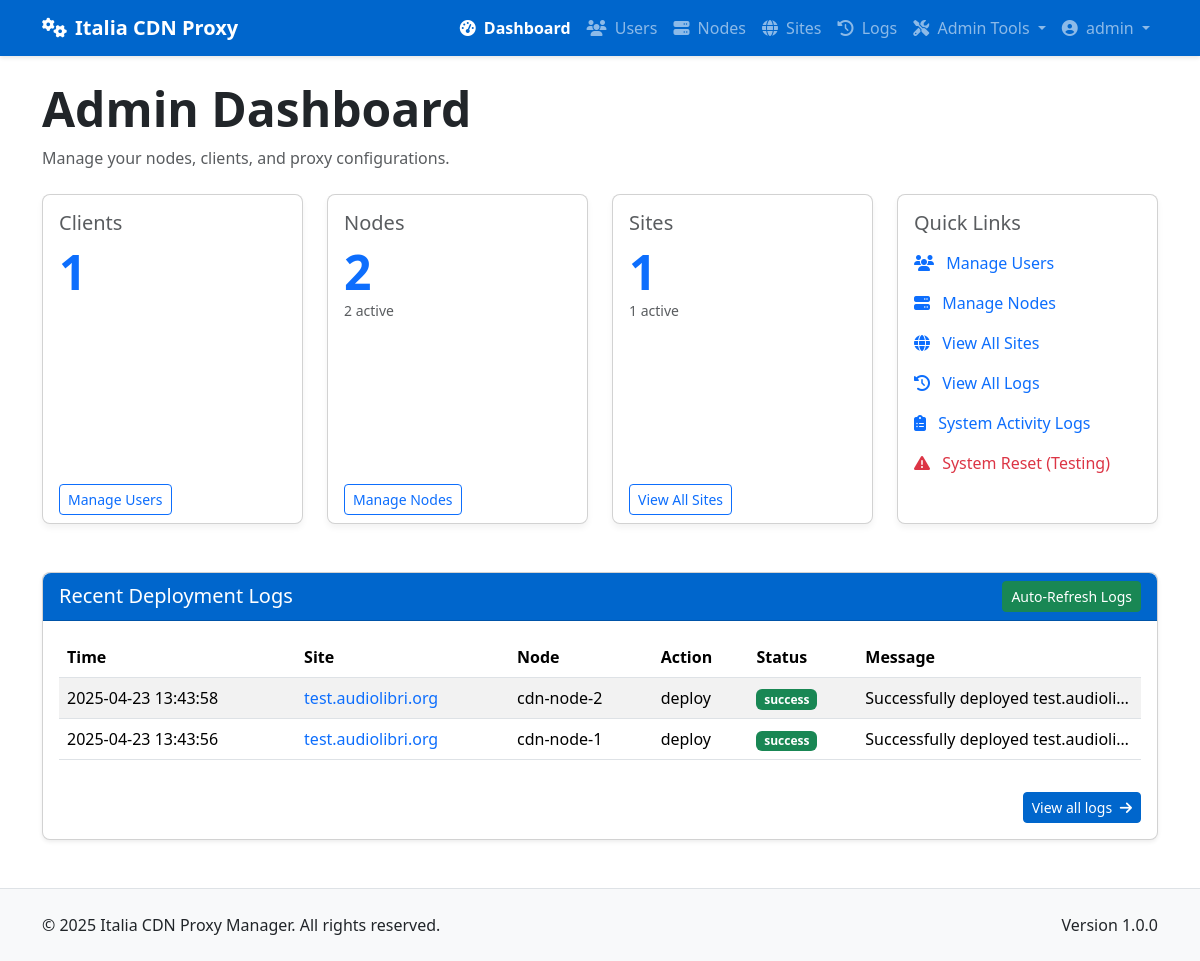
The app's page /admin/dashboard (signed in), older data.
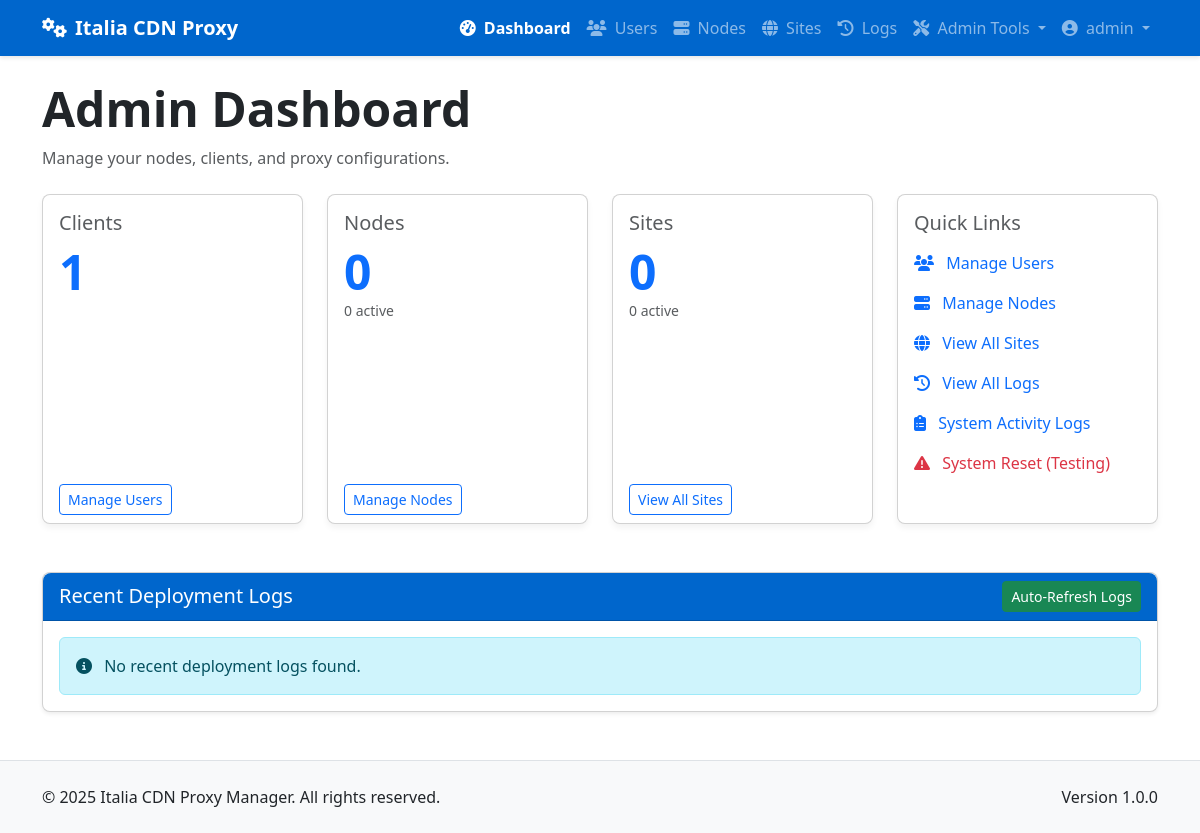
The same page, newer data.
### app/models/models.py (models this page shows, shortened)
class DeploymentLog(db.Model):
    __tablename__ = 'deployment_logs'
    id = db.Column(db.Integer, primary_key=True)
    site_id = db.Column(db.Integer, db.ForeignKey('sites.id'), nullable=False)
    node_id = db.Column(db.Integer, db.ForeignKey('nodes.id'), nullable=False)
    action = db.Column(db.String(64), nullable=False)  # deploy, update, remove, ssl_renew
    status = db.Column(db.String(20), nullable=False)  # success, error
    message = db.Column(db.Text, nullable=True)
    created_at = db.Column(db.DateTime, default=datetime.utcnow)
    site = db.relationship('Site', backref=db.backref('deployment_logs', lazy='dynamic'))
    node = db.relationship('Node', backref=db.backref('deployment_logs', lazy='dynamic'))

class Site(db.Model):
    __tablename__ = 'sites'
    id = db.Column(db.Integer, primary_key=True)
    name = db.Column(db.String(64), nullable=False)
    domain = db.Column(db.String(255), unique=True, nullable=False)
    protocol = db.Column(db.String(10), nullable=False, default='https')  # http or https
    origin_address = db.Column(db.String(255), nullable=False)  # Backend server address
    origin_port = db.Column(db.Integer, nullable=False)
    user_id = db.Column(db.Integer, db.ForeignKey('users.id'), nullable=False)
    is_active = db.Column(db.Boolean, default=True)
    is_blocked = db.Column(db.Boolean, default=False)
    use_waf = db.Column(db.Boolean, default=False)
    force_https = db.Column(db.Boolean, default=True)  # New column to force HTTP to HTTPS redirect
    created_at = db.Column(db.DateTime, default=datetime.utcnow)
    updated_at = db.Column(db.DateTime, default=datetime.utcnow, onupdate=datetime.utcnow)
    custom_config = db.Column(db.Text, nullable=True)  # Additional Nginx configuration
    site_nodes = db.relationship('SiteNode', backref='site', lazy='dynamic')
    ssl_certificates = db.relationship('SSLCertificate', backref='site', lazy='dynamic')

class Node(db.Model):
    __tablename__ = 'nodes'
    id = db.Column(db.Integer, primary_key=True)
    name = db.Column(db.String(64), unique=True, nullable=False)
    ip_address = db.Column(db.String(45), nullable=False)  # IPv4 or IPv6
    ssh_port = db.Column(db.Integer, default=22)
    ssh_user = db.Column(db.String(64), nullable=False)
    ssh_key_path = db.Column(db.String(256), nullable=True)  # Path to SSH key file
    ssh_password = db.Column(db.String(256), nullable=True)  # Encrypted password (if using password auth)
    is_active = db.Column(db.Boolean, default=True)
    is_discovered = db.Column(db.Boolean, default=False)  # Whether this node was discovered from YAML
    created_at = db.Column(db.DateTime, default=datetime.utcnow)
    updated_at = db.Column(db.DateTime, default=datetime.utcnow, onupdate=datetime.utcnow)
    nginx_config_path = db.Column(db.String(256), default='/etc/nginx/conf.d')
    nginx_reload_command = db.Column(db.String(256), default='sudo systemctl reload nginx')
    site_nodes = db.relationship('SiteNode', backref='node', lazy='dynamic')

### app/controllers/admin.py (the view)
@admin.route('/dashboard')
@login_required
@admin_required
def dashboard():
    user_count = User.query.filter_by(role='client').count()
    node_count = Node.query.count()
    active_node_count = Node.query.filter_by(is_active=True).count()
    site_count = Site.query.count()
    active_site_count = Site.query.filter_by(is_active=True).count()
    latest_logs = DeploymentLog.query.order_by(DeploymentLog.created_at.desc()).limit(10).all()
    return render_template('admin/dashboard.html',
                           user_count=user_count,
                           node_count=node_count,
                           active_node_count=active_node_count,
                           site_count=site_count,
                           active_site_count=active_site_count,
                           latest_logs=latest_logs)

### app/models/__init__.py (called while the page is built)
@login_manager.user_loader
def load_user(user_id):
    return User.query.get(int(user_id))

### app/models/models.py (called while the page is built)
    def is_admin(self):
        return self.role == 'admin'

### app/services/access_control.py (called while the page is built)
def admin_required(f):
    @wraps(f)
    def decorated_function(*args, **kwargs):
        if not current_user.is_admin():
            flash('You need admin privileges to access this page.', 'error')
            return abort(403)
        return f(*args, **kwargs)
    return decorated_function

### app/templates/admin/dashboard.html (shortened to what the changed rows need)
{% extends "base.html" %}
{% block content %}
<div class="container py-4">
    <div class="mb-4">
        <h1 class="display-5 fw-bold">Admin Dashboard</h1>
    </div>
    <div class="row g-4 mb-5">
        <div class="col-md-6 col-lg-3">
            <div class="card h-100">
                <div class="card-body">
                    <h3 class="card-title h5 text-muted mb-2">Nodes</h3>
                    <p class="display-5 fw-bold text-primary mb-0">{{ node_count }}</p>
                    <p class="small text-muted">{{ active_node_count }} active</p>
                </div>
            </div>
        </div>
        <div class="col-md-6 col-lg-3">
            <div class="card h-100">
                <div class="card-body">
                    <h3 class="card-title h5 text-muted mb-2">Sites</h3>
                    <p class="display-5 fw-bold text-primary mb-0">{{ site_count }}</p>
                    <p class="small text-muted">{{ active_site_count }} active</p>
                </div>
            </div>
        </div>
    </div>
    <div class="card shadow-sm mb-4">
        <div class="card-header bg-primary text-white d-flex justify-content-between align-items-center">
            <h2 class="card-title h5 mb-0">Recent Deployment Logs</h2>
        </div>
        <div class="card-body">
            {% if latest_logs %}
            <div class="table-responsive" id="logsTableContainer">
                <table class="table table-striped table-hover">
                    <thead>
                        <tr>
                            <th>Time</th>
                            <th>Site</th>
                            <th>Node</th>
                            <th>Action</th>
                            <th>Status</th>
                            <th>Message</th>
                        </tr>
                    </thead>
                    <tbody>
                        {% for log in latest_logs %}
                        <tr class="{% if log.status == 'error' %}table-danger{% endif %}">
                            <td>{{ log.created_at.strftime('%Y-%m-%d %H:%M:%S') }}</td>
                            <td>
                                <a href="{{ url_for('admin.view_site', site_id=log.site_id) }}" class="text-decoration-none">
                                    {{ log.site.domain }}
                                </a>
                            </td>
                            <td>{{ log.node.name }}</td>
                            <td>{{ log.action }}</td>
                            <td>
                                <span class="badge {% if log.status == 'success' %}bg-success
                                {% elif log.status == 'error' %}bg-danger
                                {% else %}bg-warning{% endif %}">
                                    {{ log.status }}
                                </span>
                            </td>
                            <td class="text-truncate" style="max-width: 200px;">{{ log.message }}</td>
                        </tr>
                        {% endfor %}
                    </tbody>
                </table>
            </div>
            <div class="text-end mt-3">
                <a href="{{ url_for('admin.deployment_logs') }}" class="btn btn-sm btn-primary">
                    View all logs <i class="fas fa-arrow-right ms-1"></i>
                </a>
            </div>
            {% else %}
            <div class="alert alert-info mb-0">
                <i class="fas fa-info-circle me-2"></i> No recent deployment logs found.
            </div>
            {% endif %}
        </div>
    </div>
</div>
{% endblock %}

Row changes from the older to the newer data that the page shows:
removed DeploymentLog: created_at "2025-04-23 13:43:58", site.domain "test.audiolibri.org", node.name "cdn-node-2", action "deploy", status "success", message "Successfully deployed test.audioli…"
removed DeploymentLog: created_at "2025-04-23 13:43:56", site.domain "test.audiolibri.org", node.name "cdn-node-1", action "deploy", status "success", message "Successfully deployed test.audioli…"
Text that changed along with them:
{{ node_count }}: "2" → "0"
{{ active_node_count }}: "2" → "0"
{{ site_count }}: "1" → "0"
{{ active_site_count }}: "1" → "0"
text no longer shown: "Time Site Node Action Status Message View all logs"
text now shown: "No recent deployment logs found."
